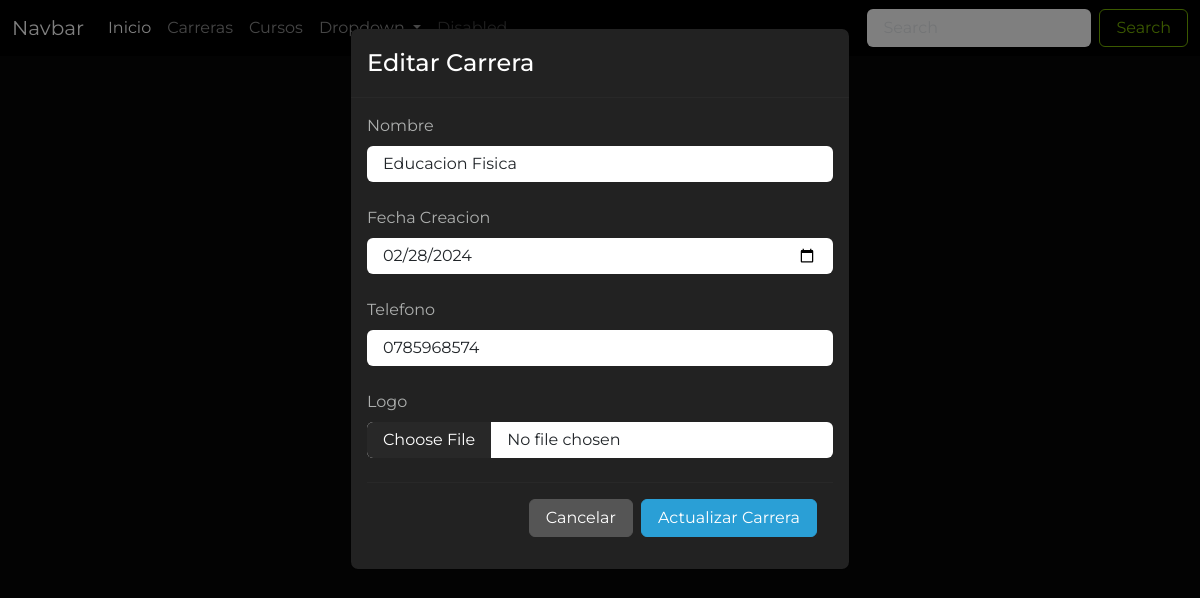
The app's page /editar_carrera/21 with its own data.
### Aplicaciones/Educacion/models.py (models this page shows, shortened)
class Carrera(models.Model):
    id_car=models.AutoField(primary_key=True)
    nombre_car=models.CharField(max_length=50)
    fecha_creacion_car=models.DateField()
    telefono_car=models.CharField(max_length=10)
    logo_car=models.FileField(upload_to='carreras', null=True)

### Aplicaciones/Educacion/views/carrera_views.py (the view)
# urls.py: path('editar_carrera/<id>', carrera_views.editar_carrera, name="editar_carrera"),
def editar_carrera(request, id):
    carreraDb = Carrera.objects.get(id_car=id)
    return render(request, 'editar_carrera.html', {
      "carrera": carreraDb
    })

### Aplicaciones/Educacion/templates/editar_carrera.html (shortened to what this page needs)
{% extends 'plantilla.html' %} {% load static %}  {% block contenido %}
<div class="container">
  <h1 class="mt-4 text-center">Editar Carrera</h1>
</div>
<div
  class="modal fade"
  id="exampleModal"
  tabindex="-1"
  aria-labelledby="exampleModalLabel"
  aria-hidden="true"
  data-bs-backdrop="static"
>
  <div class="modal-dialog">
    <div class="modal-content">
      <div class="modal-header">
        <h1 class="modal-title fs-5" id="exampleModalLabel">Editar Carrera</h1>
      </div>
      <div class="modal-body">
        <form
          action="{% url 'procesar_editar_carrera' %}"
          method="post"
          enctype="multipart/form-data"
        >
          <div class="mb-4">
            <label for="" class="form-label">Nombre</label>
            <input
              type="text"
              placeholder="Sistemas de Informacion"
              id="nombre_car"
              name="nombre_car"
              required
              class="form-control"
              value="{{carrera.nombre_car}}"
            />
          </div>
          <div class="mb-4">
            <label for="" class="form-label">Fecha Creacion</label>
            <input
              type="date"
              id="fecha_creacion_car"
              name="fecha_creacion_car"
              required
              class="form-control"
              value="{{carrera.fecha_creacion_car|date:'Y-m-d'}}"
            />
          </div>
          <div class="mb-4">
            <label for="" class="form-label">Telefono</label>
            <input
              type="text"
              placeholder="0945879541"
              id="telefono_car"
              name="telefono_car"
              required
              class="form-control"
              value="{{carrera.telefono_car}}"
            />
          </div>
          <div class="mb-4">
            <label for="" class="form-label">Logo</label>
            <input
              type="file"
              class="form-control"
              name="logo_car"
              id="logo_car"
              accept="image/*"
            />
          </div>
          <div class="modal-footer">
            <a
              href="{% url 'carreras' %}"
              type="button"
              class="btn btn-secondary"
            >
              Cancelar
            </a>
            <button type="submit" class="btn btn-primary">
              Actualizar Carrera
            </button>
          </div>
        </form>
      </div>
    </div>
  </div>
</div>
{% endblock contenido %}

### universidad/static/css/styles.css (style rules this page uses)
body { font-family: "Montserrat", sans-serif !important; font-optical-sizing: auto; font-style: normal; }

### records on screen
Carrera: nombre_car "Educacion Fisica", fecha_creacion_car "02/28/2024", telefono_car "0785968574"
